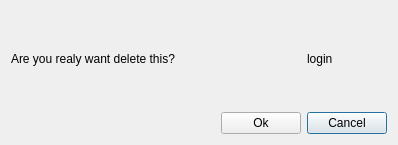
<?xml version="1.0" encoding="UTF-8"?>
<ui version="4.0">
 <class>ResumeUpdateWindow</class>
 <widget class="QDialog" name="ResumeUpdateWindow">
  <property name="geometry">
   <rect>
    <x>0</x>
    <y>0</y>
    <width>398</width>
    <height>145</height>
   </rect>
  </property>
  <property name="windowTitle">
   <string>Dialog</string>
  </property>
  <layout class="QGridLayout" name="gridLayout">
   <item row="3" column="0">
    <spacer name="horizontalSpacer">
     <property name="orientation">
      <enum>Qt::Horizontal</enum>
     </property>
     <property name="sizeHint" stdset="0">
      <size>
       <width>223</width>
       <height>20</height>
      </size>
     </property>
    </spacer>
   </item>
   <item row="3" column="2">
    <widget class="QPushButton" name="btn_cancel">
     <property name="text">
      <string>Cancel</string>
     </property>
    </widget>
   </item>
   <item row="0" column="2">
    <spacer name="verticalSpacer_2">
     <property name="orientation">
      <enum>Qt::Vertical</enum>
     </property>
     <property name="sizeHint" stdset="0">
      <size>
       <width>20</width>
       <height>42</height>
      </size>
     </property>
    </spacer>
   </item>
   <item row="3" column="1">
    <widget class="QPushButton" name="btn_ok">
     <property name="text">
      <string>Ok</string>
     </property>
    </widget>
   </item>
   <item row="2" column="2">
    <spacer name="verticalSpacer">
     <property name="orientation">
      <enum>Qt::Vertical</enum>
     </property>
     <property name="sizeHint" stdset="0">
      <size>
       <width>20</width>
       <height>40</height>
      </size>
     </property>
    </spacer>
   </item>
   <item row="1" column="2">
    <widget class="QLabel" name="l_login">
     <property name="text">
      <string>login</string>
     </property>
    </widget>
   </item>
   <item row="1" column="0">
    <widget class="QLabel" name="l_text">
     <property name="text">
      <string>Are you realy want delete this?</string>
     </property>
    </widget>
   </item>
  </layout>
 </widget>
 <resources/>
 <connections/>
</ui>
